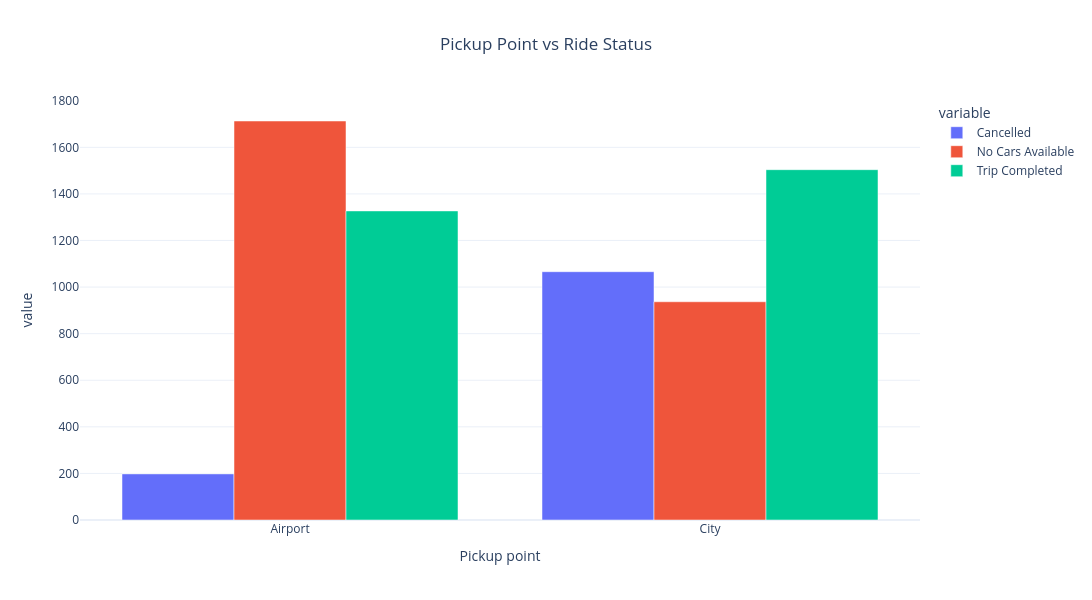

Notebook code for this chart:
### Code cell
pickup_status = pd.crosstab(
    df['Pickup point'],
    df['Status']
).reset_index()

fig = px.bar(
    pickup_status,
    x='Pickup point',
    y=['Cancelled', 'No Cars Available', 'Trip Completed'],
    barmode='group',
    title='Pickup Point vs Ride Status'
)

fig.update_layout(
    title_x=0.5,
    width=1100,
    height=600
)

fig.show()

### Figure 1 — Plotly figure (JSON) as saved in the notebook; plotly's stock layout.template omitted (floating-point values rounded to 4 significant figures)
{"data": [{"alignmentgroup": "True", "hovertemplate": "variable=Cancelled<br>Pickup point=%{x}<br>value=%{y}<extra></extra>", "legendgroup": "Cancelled", "marker": {"color": "#636efa", "pattern": {"shape": ""}}, "name": "Cancelled", "offsetgroup": "Cancelled", "orientation": "v", "showlegend": true, "textposition": "auto", "type": "bar", "x": ["Airport", "City"], "xaxis": "x", "y": [198, 1066], "yaxis": "y"}, {"alignmentgroup": "True", "hovertemplate": "variable=No Cars Available<br>Pickup point=%{x}<br>value=%{y}<extra></extra>", "legendgroup": "No Cars Available", "marker": {"color": "#EF553B", "pattern": {"shape": ""}}, "name": "No Cars Available", "offsetgroup": "No Cars Available", "orientation": "v", "showlegend": true, "textposition": "auto", "type": "bar", "x": ["Airport", "City"], "xaxis": "x", "y": [1713, 937], "yaxis": "y"}, {"alignmentgroup": "True", "hovertemplate": "variable=Trip Completed<br>Pickup point=%{x}<br>value=%{y}<extra></extra>", "legendgroup": "Trip Completed", "marker": {"color": "#00cc96", "pattern": {"shape": ""}}, "name": "Trip Completed", "offsetgroup": "Trip Completed", "orientation": "v", "showlegend": true, "textposition": "auto", "type": "bar", "x": ["Airport", "City"], "xaxis": "x", "y": [1327, 1504], "yaxis": "y"}], "layout": {"barmode": "group", "height": 600, "legend": {"title": {"text": "variable"}, "tracegroupgap": 0}, "title": {"text": "Pickup Point vs Ride Status", "x": 0.5}, "width": 1100, "xaxis": {"anchor": "y", "domain": [0, 1], "title": {"text": "Pickup point"}}, "yaxis": {"anchor": "x", "domain": [0, 1], "title": {"text": "value"}}}}
